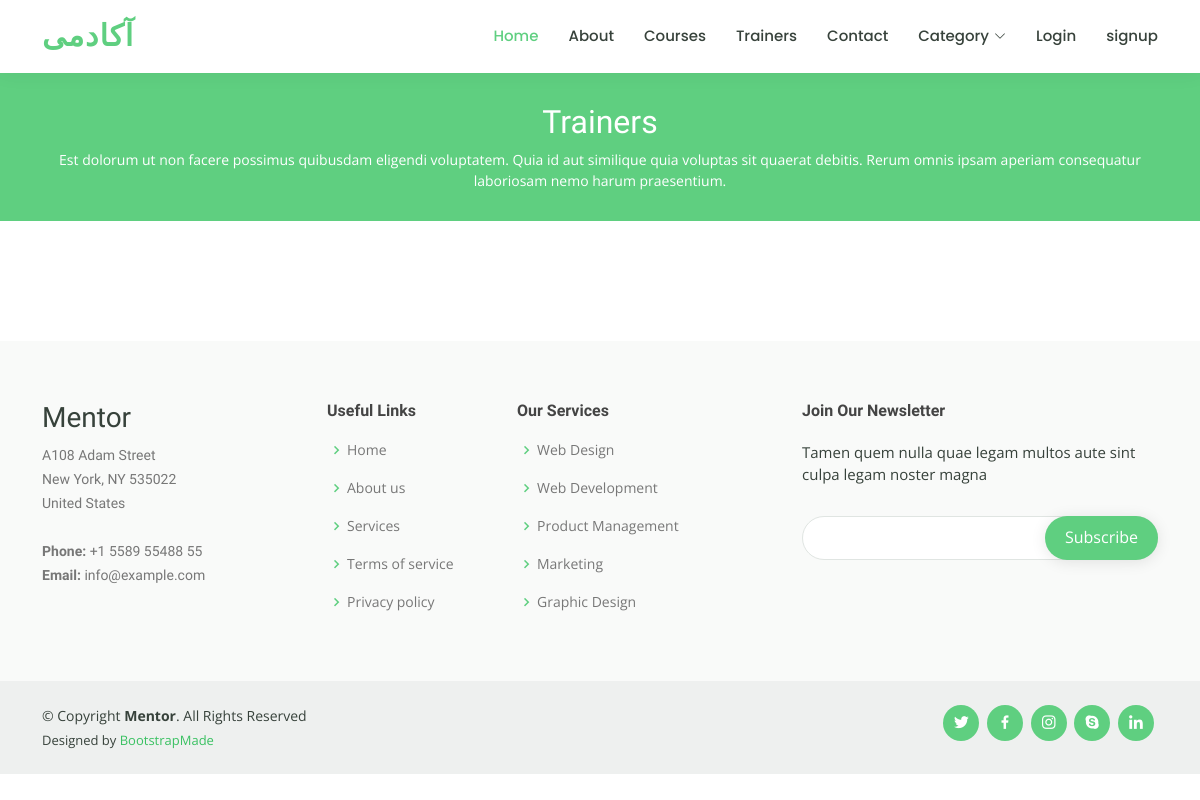
The app's page /trainer, older data.
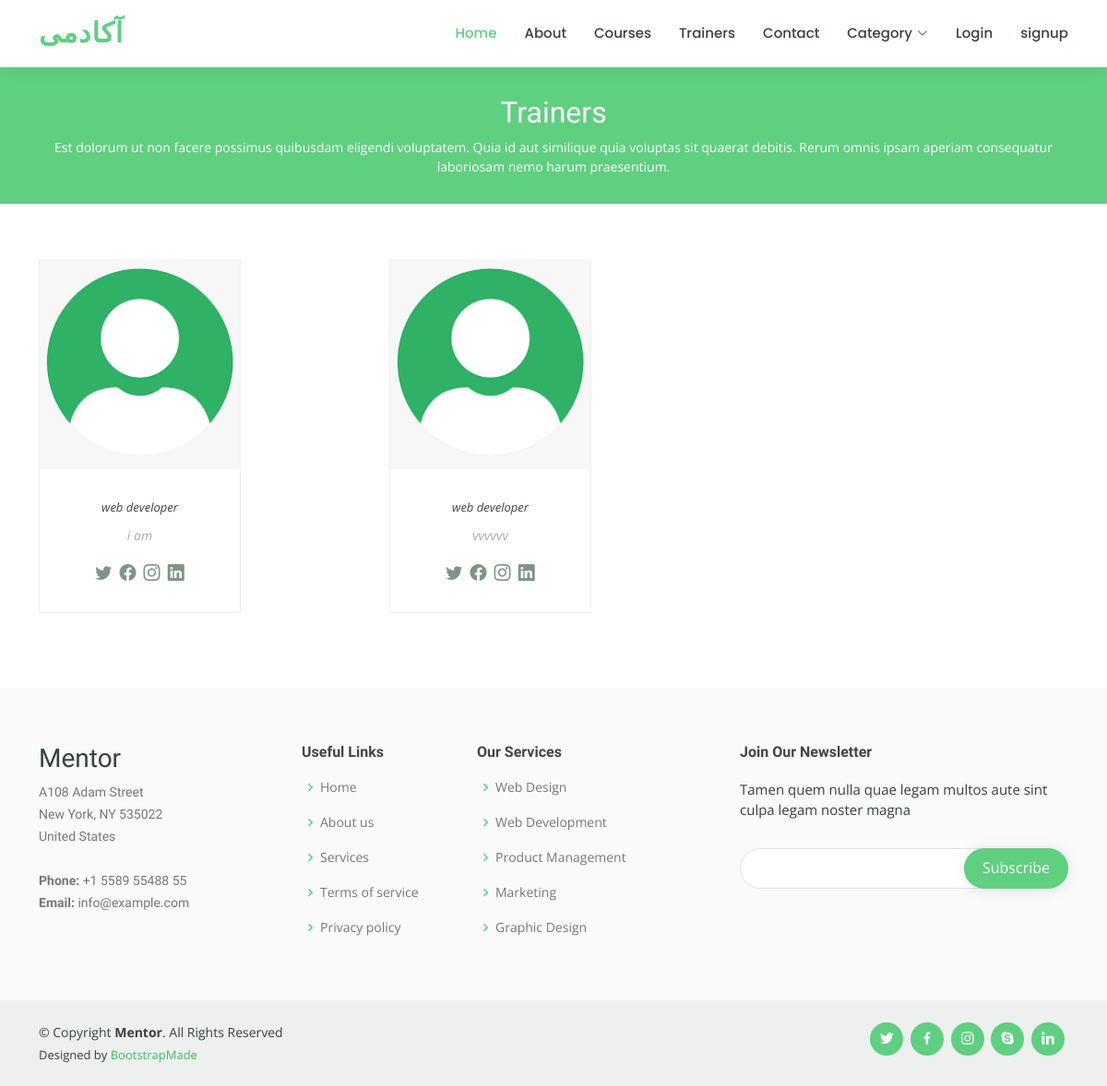
The same page, newer data.
### courses/models.py (models this page shows, shortened)
class Trainer(models.Model):
    info = models.ForeignKey(CustomeUser , on_delete=models.CASCADE)
    skills = models.ManyToManyField(Skills)
    description = models.TextField()
    image = models.ImageField(upload_to='trainer', default='teacher.png')
    twitter = models.CharField(max_length=255, default='#')
    facebook = models.CharField(max_length=255, default='#')
    instagram = models.CharField(max_length=255, default='#')
    linkdin = models.CharField(max_length=255, default='#')
    status = models.BooleanField(default=False)
    updated_datetime = models.DateTimeField(auto_now=True)

class Skills(models.Model):
    name = models.CharField(max_length=100)

### root/views.py (the view, shortened to what this page needs)
# urls.py: path("trainer",trainer,name="trainer")
def trainer(request):
    if request.method =='GET':
        trainer = Trainer.objects.filter(status=True)
        context = {
            'trainer':trainer,
        }
        return render(request,"root/trainers.html",context=context)

### courses/context_processors.py (called while the page is built)
def cart(request):
    cart = Cart(request)
    return {'cart':cart}

### root/templatetags/custom_tags.py (called while the page is built)
@register.simple_tag
def category():
    category = Category.objects.all()
    return category

### templates/root/trainers.html (shortened to what this page needs)
{% extends 'base.html' %}
{% load static %}
{% load custom_tags %}
{% block 'content' %}
  <main id="main" data-aos="fade-in">
    <div class="breadcrumbs">
      <div class="container">
        <h2>Trainers</h2>
        <p>Est dolorum ut non facere possimus quibusdam eligendi voluptatem. Quia id aut similique quia voluptas sit quaerat debitis. Rerum omnis ipsam aperiam consequatur laboriosam nemo harum praesentium. </p>
      </div>
    </div>
    <section id="trainers" class="trainers">
      <div class="container" data-aos="fade-up">
        <div class="row" data-aos="zoom-in" data-aos-delay="100">
          {% for tr in trainer %}
          <div class="col-lg-4 col-md-6 d-flex align-items-stretch">
            <div class="member">
              <img src={{tr.image.url}} class="img-fluid" alt="">
              <div class="member-content">
                {% for sk in tr.skills.all %}
                <span>{{sk.name}}</span>
                {% endfor %}
                <p>
                  {{tr.description}}
                </p>
                <div class="social">
                  <a href={{tr.twitter}}><i class="bi bi-twitter"></i></a>
                  <a href={{tr.facebook}}><i class="bi bi-facebook"></i></a>
                  <a href={{tr.instagram}}><i class="bi bi-instagram"></i></a>
                  <a href={{tr.linkdin}}><i class="bi bi-linkedin"></i></a>
                </div>
              </div>
            </div>
          </div>
          {% endfor %}
        </div>
      </div>
    </section>
  </main>
{% endblock 'content' %}

### templates/base.html (shortened to what this page needs)
{% load static %}
{% load compress %}
{% load custom_tags %}
<!DOCTYPE html>
<html lang="en">
<head>
  <link href="{% static 'assets/vendor/animate.css' %}" rel="stylesheet">
  {% compress css %}
  <link href="{% static 'assets/vendor/aos/aos.css' %}" rel="stylesheet">
  <link href="{% static 'assets/vendor/bootstrap/css/bootstrap.min.css' %}" rel="stylesheet">
  <link href="{% static 'assets/vendor/bootstrap-icons/bootstrap-icons.css' %}" rel="stylesheet">
  <link href="{% static 'assets/vendor/boxicons/css/boxicons.min.css' %}" rel="stylesheet">
  <link href="{% static 'assets/vendor/remixicon/remixicon.css' %}" rel="stylesheet">
  <link href="{% static 'assets/vendor/swiper/swiper-bundle.min.css' %}" rel="stylesheet">
  <link href="{% static 'assets/css/style.css' %}" rel="stylesheet">
  {% endcompress %}
</head>
<body>
    <header id="header" class="fixed-top">
      <div class="container d-flex align-items-center">
        <h1 class="logo me-auto" style='color:blue;font-family:B Titr;font-size:25;'><a href="{% url 'root:home' %}">آکادمی </a></h1>
        <nav id="navbar" class="navbar order-last order-lg-0">
          <ul>
            <li><a class="active" href="{% url 'root:home' %}">Home</a></li>
            <li><a href="{% url 'root:about' %}">About</a></li>
            <li><a href="{% url 'courses:courses' %}">Courses</a></li>
            <li><a href="{% url 'root:trainer' %}">Trainers</a></li>
            <li><a href="{% url 'root:contact' %}">Contact</a></li>
            <li class="dropdown"><a href="#"><span>Category</span> <i class="bi bi-chevron-down"></i></a>
                {% category as category%}
            </li>
            {% if request.user.is_authenticated %}
            <li>loged as {{request.user.username}}</li>
            <li><img src={{request.user.image.url}}></li>
            <li><a href={% url 'accounts:logout' %}>Logout</a></li>
            <li><a href={% url 'password_change' %}>change password</a></li>
            {% else %}
            <li><a href={% url 'accounts:login' %}>Login</a></li>
            <li><a href={% url 'accounts:signup' %}>signup</a></li>
            {% endif %}
          </ul>
        </nav>
      </div>
    </header>
    {% block 'content'  %}
    {% endblock 'content' %}
  <footer id="footer">
    <div class="footer-top">
      <div class="container">
        <div class="row">
          <div class="col-lg-3 col-md-6 footer-contact">
            <h3>Mentor</h3>
            <p>
              A108 Adam Street <br>
              New York, NY 535022<br>
              United States <br><br>
              <strong>Phone:</strong> +1 5589 55488 55<br>
              <strong>Email:</strong> info@example.com<br>
            </p>
          </div>
          <div class="col-lg-2 col-md-6 footer-links">
            <h4>Useful Links</h4>
            <ul>
              <li><i class="bx bx-chevron-right"></i> <a href="#">Home</a></li>
              <li><i class="bx bx-chevron-right"></i> <a href="#">About us</a></li>
              <li><i class="bx bx-chevron-right"></i> <a href="#">Services</a></li>
              <li><i class="bx bx-chevron-right"></i> <a href="#">Terms of service</a></li>
              <li><i class="bx bx-chevron-right"></i> <a href="#">Privacy policy</a></li>
            </ul>
          </div>
          <div class="col-lg-3 col-md-6 footer-links">
            <h4>Our Services</h4>
            <ul>
              <li><i class="bx bx-chevron-right"></i> <a href="#">Web Design</a></li>
              <li><i class="bx bx-chevron-right"></i> <a href="#">Web Development</a></li>
              <li><i class="bx bx-chevron-right"></i> <a href="#">Product Management</a></li>
              <li><i class="bx bx-chevron-right"></i> <a href="#">Marketing</a></li>
              <li><i class="bx bx-chevron-right"></i> <a href="#">Graphic Design</a></li>
            </ul>
          </div>
          <div class="col-lg-4 col-md-6 footer-newsletter">
            <h4>Join Our Newsletter</h4>
            <p>Tamen quem nulla quae legam multos aute sint culpa legam noster magna</p>
            <form  method="post">
              <input type="email" name="email">
              <input type="submit" value="Subscribe">
            </form>
          </div>
        </div>
      </div>
    </div>
    <div class="container d-md-flex py-4">
      <div class="me-md-auto text-center text-md-start">
        <div class="copyright">
          &copy; Copyright <strong><span>Mentor</span></strong>. All Rights Reserved
        </div>
        <div class="credits">
          Designed by <a href="https://bootstrapmade.com/">BootstrapMade</a>
        </div>
      </div>
      <div class="social-links text-center text-md-right pt-3 pt-md-0">
        <a href="#" class="twitter"><i class="bx bxl-twitter"></i></a>
        <a href="#" class="facebook"><i class="bx bxl-facebook"></i></a>
        <a href="#" class="instagram"><i class="bx bxl-instagram"></i></a>
        <a href="#" class="google-plus"><i class="bx bxl-skype"></i></a>
        <a href="#" class="linkedin"><i class="bx bxl-linkedin"></i></a>
      </div>
    </div>
  </footer>
</body>
</html>

### static/assets/css/style.css (style rules this page uses)
body { font-family: "Open Sans", sans-serif; color: #444444; }
a { color: #5fcf80; text-decoration: none; }
h1, h2, h3, h4, h5, h6 { font-family: "Raleway", sans-serif; }
#header { background: #fff; transition: all 0.5s; z-index: 997; padding: 15px 0; box-shadow: 0px 0 18px rgba(55, 66, 59, 0.08); }
#header .logo { font-size: 30px; margin: 0; padding: 0; line-height: 1; font-weight: 600; letter-spacing: 1px; text-transform: uppercase; font-family: "Poppins", sans-serif; }
#header .logo a { color: #5fcf80; }
.navbar { padding: 0; }
.navbar ul { margin: 0; padding: 0; display: flex; list-style: none; align-items: center; }
.navbar li { position: relative; }
.navbar a, .navbar a:focus { display: flex; align-items: center; justify-content: space-between; padding: 10px 0 10px 30px; font-family: "Poppins", sans-serif; font-size: 15px; font-weight: 500; color: #37423b; white-space: nowrap; transition: 0.3s; }
.navbar a i, .navbar a:focus i { font-size: 12px; line-height: 0; margin-left: 5px; }
.navbar a:hover, .navbar .active, .navbar .active:focus, .navbar li:hover>a { color: #5fcf80; }
section { padding: 60px 0; overflow: hidden; }
.breadcrumbs { margin-top: 73px; text-align: center; background: #5fcf80; padding: 30px 0; color: #fff; }
.breadcrumbs h2 { font-size: 32px; font-weight: 500; }
.breadcrumbs p { font-size: 14px; margin-bottom: 0; }
.trainers .member { text-align: center; margin-bottom: 20px; background: #fff; border: 1px solid #eef0ef; }
.trainers .member img { margin: -1px -1px 30px -1px; }
.trainers .member .member-content { padding: 0 20px 30px 20px; }
.trainers .member span { font-style: italic; display: block; font-size: 13px; }
.trainers .member p { padding-top: 10px; font-size: 14px; font-style: italic; color: #aaaaaa; }
.trainers .member .social { margin-top: 15px; }
.trainers .member .social a { color: #7e9486; transition: 0.3s; }
.trainers .member .social i { font-size: 18px; margin: 0 2px; }
#footer { color: #37423b; font-size: 14px; background: #eef0ef; }
#footer .footer-top { padding: 60px 0 30px 0; background: #f9faf9; }
#footer .footer-top .footer-contact { margin-bottom: 30px; }
#footer .footer-top .footer-contact p { font-size: 14px; line-height: 24px; margin-bottom: 0; font-family: "Raleway", sans-serif; color: #777777; }
#footer .footer-top h4 { font-size: 16px; font-weight: bold; color: #444444; position: relative; padding-bottom: 12px; }
#footer .footer-top .footer-links { margin-bottom: 30px; }
#footer .footer-top .footer-links ul { list-style: none; padding: 0; margin: 0; }
#footer .footer-top .footer-links ul i { padding-right: 2px; color: #5fcf80; font-size: 18px; line-height: 1; }
#footer .footer-top .footer-links ul li { padding: 10px 0; display: flex; align-items: center; }
#footer .footer-top .footer-links ul li:first-child { padding-top: 0; }
#footer .footer-top .footer-links ul a { color: #777777; transition: 0.3s; display: inline-block; line-height: 1; }
#footer .footer-newsletter { font-size: 15px; }
#footer .footer-newsletter h4 { font-size: 16px; font-weight: bold; color: #444444; position: relative; padding-bottom: 12px; }
#footer .footer-newsletter form { margin-top: 30px; background: #fff; padding: 6px 10px; position: relative; border-radius: 50px; text-align: left; border: 1px solid #e0e5e2; }
#footer .footer-newsletter form input[type=email] { border: 0; padding: 4px 8px; width: calc(100% - 100px); }
#footer .footer-newsletter form input[type=submit] { position: absolute; top: -1px; right: -1px; bottom: -1px; border: 0; background: none; font-size: 16px; padding: 0 20px 2px 20px; background: #5fcf80; color: #fff; transition: 0.3s; border-radius: 50px; box-shadow: 0px 2px 15px rgba(0, 0, 0, 0.1); }
#footer .credits { padding-top: 5px; font-size: 13px; }
#footer .credits a { color: #3ac162; transition: 0.3s; }
#footer .social-links a { font-size: 18px; display: inline-block; background: #5fcf80; color: #fff; line-height: 1; padding: 8px 0; margin-right: 4px; border-radius: 50%; text-align: center; width: 36px; height: 36px; transition: 0.3s; }

Row changes from the older to the newer data that the page shows:
added Trainer: image (picture), description "i am"
added Skills: name "web developer"
added Trainer: image (picture), description "vvvvvv"
